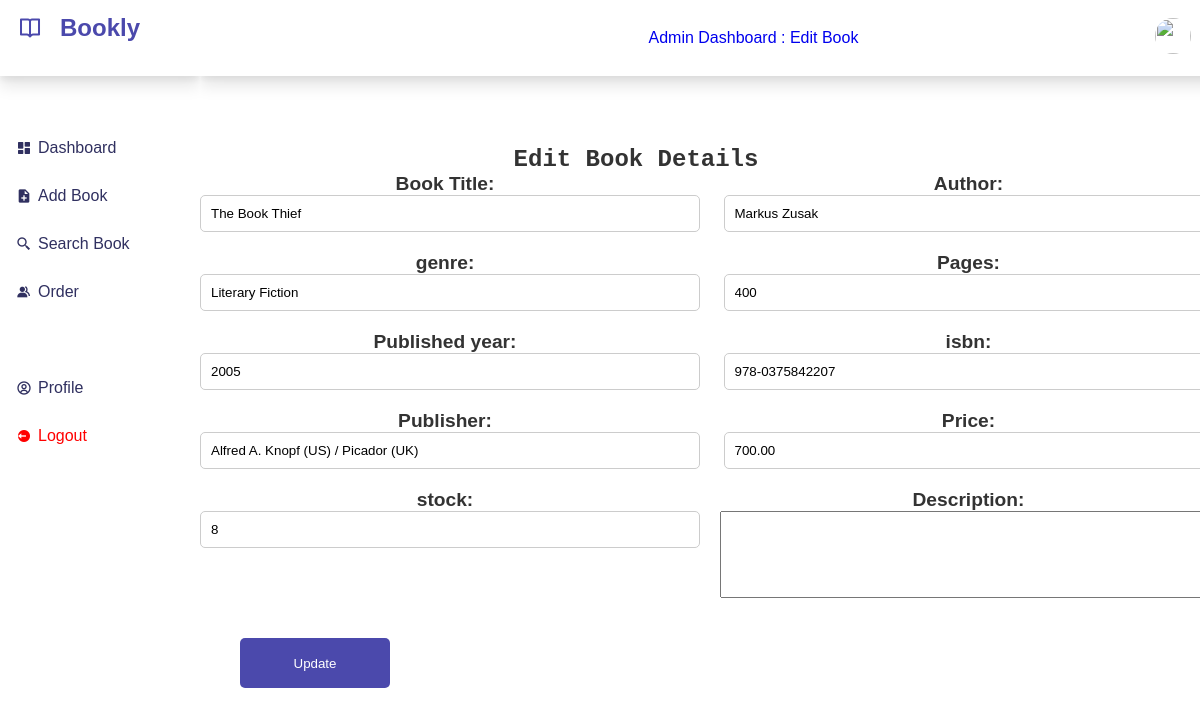
Screenshot of /admin_editbooks.php?book_title=The Book Thief (signed in) with the database file from the repository.
### tables this page shows
CREATE TABLE `books` (
  `id` int(11) NOT NULL,
  `title` varchar(255) DEFAULT NULL,
  `author` varchar(255) DEFAULT NULL,
  `genre` varchar(100) DEFAULT NULL,
  `pages` int(11) NOT NULL,
  `category` varchar(30) NOT NULL,
  `book_description` text NOT NULL,
  `pub_year` int(11) DEFAULT NULL,
  `isbn` varchar(20) DEFAULT NULL,
  `publisher` varchar(255) DEFAULT NULL,
  `price` decimal(10,2) DEFAULT NULL,
  `stock` int(11) DEFAULT NULL,
  `book_img` varchar(255) DEFAULT NULL
);

### admin_editbooks.php (the view, shortened to what this page needs)
<?php
include_once './connection/config.php';
$book_title = htmlspecialchars($_GET['book_title']);
$sql = "SELECT * FROM books WHERE title = ?";
$stmt = $mysqli->prepare($sql);
$stmt->bind_param('s', $book_title);
$stmt->execute();
$result = $stmt->get_result();
$book = $result->fetch_assoc();
?>
<!DOCTYPE html>
<html lang="en">
<head>
    <link href='https://unpkg.com/boxicons@2.0.9/css/boxicons.min.css' rel='stylesheet'>
    <link rel="stylesheet" href="./css/admindashboard.css">
    <link rel="stylesheet" href="./css/admin_add_book.css">
</head>
<body>
    <?php include 'admin_sidebar.php' ?>;
    <section id="content">
        <nav>
            <a href="#" class="nav-link">Admin Dashboard : Edit Book</a>
            <div class="nav-link-2">
                <a href="admin_profile.php" class="profile">
                    <img src="img/people.png">
                </a>
            </div>
        </nav>
        <div class="addbook-container" id="main-content">
            <h1>Edit Book Details</h1>
            <form action="admin_editbook.php" method="POST" class="form-group">
                <div class="input-group">
                    <label for="title">Book Title:</label>
                    <input type="text" id="title" name="title" value="<?php echo htmlspecialchars($book['title']); ?>">
                </div>
                <div class="input-group">
                    <label for="author">Author:</label>
                    <input type="text" id="author" name="author"
                        value="<?php echo htmlspecialchars($book['author']); ?>">
                </div>
                <div class="input-group">
                    <label for="genre">genre:</label>
                    <input type="text" id="genre" name="genre" value="<?php echo htmlspecialchars($book['genre']); ?>">
                </div>
                <div class="input-group">
                    <label for="pages">Pages:</label>
                    <input type="number" name="pages" id="pages" value="<?php echo htmlspecialchars($book['pages']) ?>"
                        min="1" required>
                </div>
                <div class="input-group">
                    <label for="pub_year">Published year:</label>
                    <input type="text" id="pub_year" name="pub_year"
                        value="<?php echo htmlspecialchars($book['pub_year']); ?>">
                </div>
                <div class="input-group">
                    <label for="isbn">isbn:</label>
                    <input type="text" id="isbn" name="isbn" value="<?php echo htmlspecialchars($book['isbn']); ?>">
                </div>
                <div class="input-group">
                    <label for="publisher">Publisher:</label>
                    <input type="text" id="publisher" name="publisher"
                        value="<?php echo htmlspecialchars($book['publisher']); ?>">
                </div>
                <div class="input-group">
                    <label for="price">Price:</label>
                    <input type="number" id="price" name="price"
                        value="<?php echo htmlspecialchars($book['price']); ?>">
                </div>
                <div class="input-group">
                    <label for="stock">stock:</label>
                    <input type="number" id="stock" name="stock"
                        value="<?php echo htmlspecialchars($book['stock']); ?>">
                </div>
                <div class="input-group">
                    <label for="description">Description:</label>
                    <textarea type="text" id="description" name="book_description" rows="5" cols="60"></textarea>
                </div>
                <button class="btn-submit" type="submit" name="edit_book">Update</button>
            </form>
        </div>
    </section>
</body>
</html>

### css/admindashboard.css (style rules this page uses)
* { margin: 0; padding: 0; box-sizing: border-box; font-family: 'Lucida Sans', 'Lucida Sans Regular', 'Lucida Grande', 'Lucida Sans Unicode', Geneva, Verdana, sans-serif; }

### css/admin_add_book.css (style rules this page uses)
* { font-family: 'Lucida Sans', 'Lucida Sans Regular', 'Lucida Grande', 'Lucida Sans Unicode', Geneva, Verdana, sans-serif; }
body { background-color: #f4f4f9; color: #333; }
.addbook-container { text-align: center; }
.addbook-container h1 { font-weight: bold; font-family: 'Courier New', Courier, monospace; }
.addbook-container .form-group { display: grid; grid-template-columns: 1fr 1fr; gap: 20px; margin: 0 auto; }
.addbook-container .form-group input[type="text"], .addbook-container .form-group input[type="number"] { width: 500px; padding: 10px; border: 1px solid #ccc; border-radius: 5px; }
.addbook-container .form-group label { font-weight: bold; font-size: 1.2em; text-align: left; margin-right: 10px; }
.addbook-container .form-group .input-group { display: flex; flex-direction: column; align-items: center; }

### admin_editbooks.php (style rules this page uses)
.input-group #description { padding: 5px; }
.btn-submit { margin-top: 20px; margin-left: 40px; background: #4b49ac; height: 50px; width: 150px; padding: 10px 20px; color: #fff; border: none; border-radius: 5px; cursor: pointer; }

### admin_sidebar.php (style rules this page uses)
:root { --main-color: #4b49AC; --second-color: #98BDFF; --light-blue: #7DA0FA; --light-purple: #7978E9; --light-red: #F3797E; }
a { text-decoration: none; }
html { overflow-x: hidden; }
body { background: white; overflow-x: hidden; }
#content { position: relative; width: calc(100% - 200px); left: 200px; }
#content nav, #sidebar .brand { box-shadow: 0 10px 15px rgba(0, 0, 0, 0.1), 0 4px 6px rgba(0, 0, 0, 0.05); }
#content nav { position: fixed; height: 76px; width: 100%; background: white; color: var(--main-color); padding: 0 60px; display: flex; align-items: center; justify-content: space-around; padding-left: 300px; top: 0; }
#content nav .nav-link-2 .profile img { width: 36px; height: 36px; object-fit: cover; border-radius: 50%; }
#content #main-content { margin-top: 8rem; margin-right: 8REM; }

### rows the page displays
books: title "The Book Thief", author "Markus Zusak", genre "Literary Fiction", pages "400", pub_year "2005", isbn "978-0375842207", publisher "Alfred A. Knopf (US) / Picador (UK)", price "700.00", stock "8"
